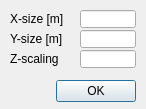
<?xml version="1.0" encoding="UTF-8"?>
<ui version="4.0">
 <class>CQDlgHeightfieldDimension</class>
 <widget class="QDialog" name="CQDlgHeightfieldDimension">
  <property name="geometry">
   <rect>
    <x>0</x>
    <y>0</y>
    <width>146</width>
    <height>109</height>
   </rect>
  </property>
  <property name="windowTitle">
   <string>Heightfield Dimensions</string>
  </property>
  <property name="locale">
   <locale language="English" country="UnitedStates"/>
  </property>
  <widget class="QLabel" name="label">
   <property name="geometry">
    <rect>
     <x>10</x>
     <y>10</y>
     <width>71</width>
     <height>18</height>
    </rect>
   </property>
   <property name="text">
    <string>X-size [m]</string>
   </property>
  </widget>
  <widget class="QLineEdit" name="qqSizeX">
   <property name="geometry">
    <rect>
     <x>80</x>
     <y>10</y>
     <width>56</width>
     <height>18</height>
    </rect>
   </property>
  </widget>
  <widget class="QLabel" name="label_2">
   <property name="geometry">
    <rect>
     <x>10</x>
     <y>30</y>
     <width>71</width>
     <height>18</height>
    </rect>
   </property>
   <property name="text">
    <string>Y-size [m]</string>
   </property>
  </widget>
  <widget class="QLineEdit" name="qqSizeY">
   <property name="geometry">
    <rect>
     <x>80</x>
     <y>30</y>
     <width>56</width>
     <height>18</height>
    </rect>
   </property>
  </widget>
  <widget class="QLabel" name="label_3">
   <property name="geometry">
    <rect>
     <x>10</x>
     <y>50</y>
     <width>71</width>
     <height>18</height>
    </rect>
   </property>
   <property name="text">
    <string>Z-scaling</string>
   </property>
  </widget>
  <widget class="QLineEdit" name="qqScalingZ">
   <property name="geometry">
    <rect>
     <x>80</x>
     <y>50</y>
     <width>56</width>
     <height>18</height>
    </rect>
   </property>
  </widget>
  <widget class="QDialogButtonBox" name="qqOk">
   <property name="geometry">
    <rect>
     <x>5</x>
     <y>75</y>
     <width>131</width>
     <height>32</height>
    </rect>
   </property>
   <property name="standardButtons">
    <set>QDialogButtonBox::Ok</set>
   </property>
  </widget>
 </widget>
 <resources/>
 <connections/>
</ui>
